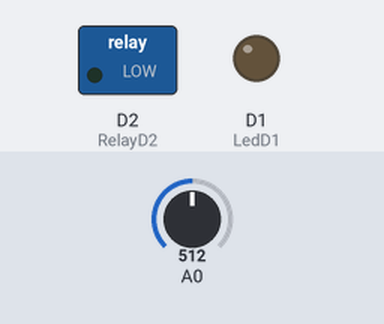
Recording of a sketch running on a simulated ESP8266 (NodeMCU). Shown: switched loads named in the sketch (green lamp = pin HIGH), output pins drawn as LEDs (lit = HIGH). Dashed ring = blinking. The inputs (shaded band) are chosen by the test bench; at power-on: A0 = 512. WiFi joins after 1.5 s; servers stay silent unless stated; what the sketch prints to the serial monitor is not drawn.

Above: at 2.7 s.
2.8 s: A0 set to 263
5.0 s: A0 set to 233
At 5.9 s:
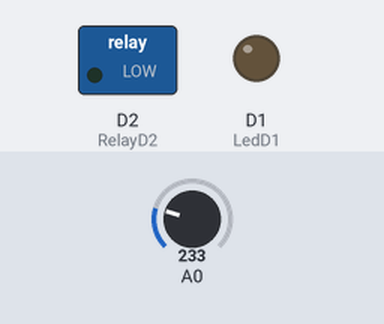
6.5 s: A0 set to 260
At 9.3 s:
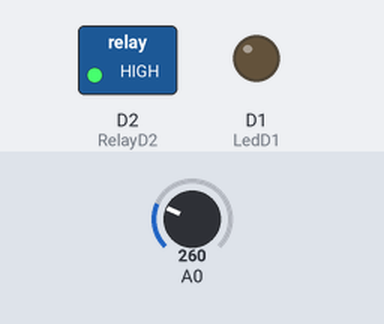
9.5 s: A0 set to 240
At 10.2 s:
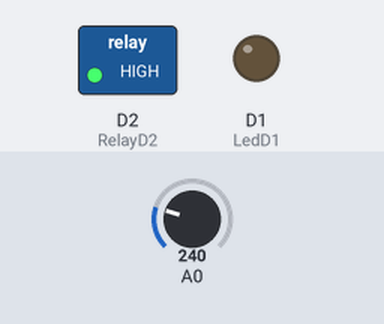
Timing chart, 0 to 12.0 s (numbered marks = the images above; inputs shaded):
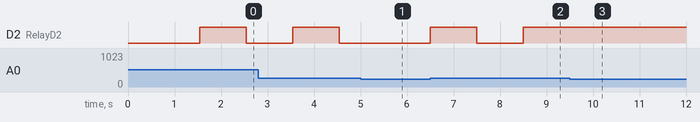

The sketch:

20181006_temperature_sound_spring.ino
```cpp
/*
  Using ESP8266 (Humidity, Temperature, Sound-LED), to connect to Firebase
  read value of Humidity, Temperature and Sound, then send the values to Firebase

  Depends on the following Arduino libraries:
      1. FirebaseArduino: https://github.com/FirebaseExtended/firebase-arduino
      2. Adafruit Unified Sensor Library: https://github.com/adafruit/Adafruit_Sensor
      3. DHT Sensor Library: https://github.com/adafruit/DHT-sensor-library

  Note:
    how does it work
    step 1: make a sound that valumne is greater then 250
    step 2: change the LED, read Humidity, Temperature and MagneticSring
*/
#include <EEPROM.h>
#include <ESP8266WiFi.h>
#include <FirebaseArduino.h>

// include DHT11 (Humidity, Temperature)
#include <Adafruit_Sensor.h>
#include <DHT.h>
#include <DHT_U.h>

// Set connection information.
#define FIREBASE_HOST "arduino-ff0bc.firebaseio.com"
#define FIREBASE_AUTH "qGXsCir7KVVbAe2H4DVwWJBgulLThlfHBiA1inqZ"
//#define WIFI_SSID "admin"
//#define WIFI_PASSWORD "leochenviewaa"
#define WIFI_SSID "IOT505"
#define WIFI_PASSWORD "12345678"
//#define WIFI_SSID "505-AP"
//#define WIFI_PASSWORD "mis505505"

// Set pin value
#define READ_PIND3 0    // GPIO: 0,  d1 min:D3
#define READ_PIND4 2  // GPIO: 2,  d1 min:D4
#define LedD1 5       // GPIO: 5,  d1 min D1
#define RelayD2 4     // GPIO: 4,  d1 min D2

#define DHTPIN            D0        // Pin which is connected to the DHT sensor.
#define DHTTYPE           DHT11     // DHT 11
#define soundSensor       A0

#define FirebaseTemperature "iot0901/Temperature"
#define FirebaseHumidity "iot0901/Humidity"
#define FirebaseSound_LED "iot0901/Sound_LED"
#define FirebaseWindow "iot0901/Window"

// initialize DHT
DHT_Unified dht(DHTPIN, DHTTYPE);
uint32_t delayMS;
unsigned long previousTime = 0;
bool currentLedValue = false;

void setup() {
  Serial.begin(115200);
  Serial.println();
  initialWifi();
  initialFirebase();
  initialTemperatureHumidity();

  // initialize pin
//  pinMode(READ_PIN, INPUT);           // set pin to input
//  digitalWrite(READ_PIN, HIGH);       // turn on pullup resistors
  pinMode(READ_PIND3, INPUT_PULLUP);
  pinMode(READ_PIND4, INPUT_PULLUP);
  pinMode(LedD1, OUTPUT) ;
  pinMode(RelayD2, OUTPUT) ;
}

void initialWifi(){
 // We start by connecting to a WiFi network
  Serial.println();
  Serial.println();
  Serial.print("Connecting to ");
  Serial.println(WIFI_SSID);

  // connect to wifi.
  WiFi.begin(WIFI_SSID, WIFI_PASSWORD);
  Serial.print("connecting");
  while (WiFi.status() != WL_CONNECTED) {
    Serial.print(".");
    delay(500);
  }

  Serial.println("");
  Serial.println("WiFi connected");
  Serial.print("IP address: ");
  Serial.println(WiFi.localIP());
}

void initialFirebase(){
  Firebase.begin(FIREBASE_HOST, FIREBASE_AUTH);
//Firebase.begin(FIREBASE_HOST);
}

void initialTemperatureHumidity() {
  // Initialize device.
  dht.begin();
  Serial.println("DHTxx Unified Sensor Example");
  // Print temperature sensor details.
  sensor_t sensor;
  dht.temperature().getSensor(&sensor);
  Serial.println("------------------------------------");
  Serial.println("Temperature");
  Serial.print  ("Sensor:       "); Serial.println(sensor.name);
  Serial.print  ("Driver Ver:   "); Serial.println(sensor.version);
  Serial.print  ("Unique ID:    "); Serial.println(sensor.sensor_id);
  Serial.print  ("Max Value:    "); Serial.print(sensor.max_value); Serial.println(" *C");
  Serial.print  ("Min Value:    "); Serial.print(sensor.min_value); Serial.println(" *C");
  Serial.print  ("Resolution:   "); Serial.print(sensor.resolution); Serial.println(" *C");
  Serial.println("------------------------------------");
  // Print humidity sensor details.
  dht.humidity().getSensor(&sensor);
  Serial.println("------------------------------------");
  Serial.println("Humidity");
  Serial.print  ("Sensor:       "); Serial.println(sensor.name);
  Serial.print  ("Driver Ver:   "); Serial.println(sensor.version);
  Serial.print  ("Unique ID:    "); Serial.println(sensor.sensor_id);
  Serial.print  ("Max Value:    "); Serial.print(sensor.max_value); Serial.println("%");
  Serial.print  ("Min Value:    "); Serial.print(sensor.min_value); Serial.println("%");
  Serial.print  ("Resolution:   "); Serial.print(sensor.resolution); Serial.println("%");
  Serial.println("------------------------------------");
  // Set delay between sensor readings based on sensor details.
  delayMS = sensor.min_delay / 1000;
}


void loop() {
//  readTemperatureHumidity();
//  readMagneticSring();
//  readSwitch();

  int soundValue = analogRead(A0);
  if (soundValue >250){
    Serial.print("Sound:");
    Serial.println(soundValue);
    unsigned long currentTime = millis();
    if (abs(currentTime - previousTime) > 1000) {
      previousTime = currentTime;
      setLEDStatus();
     // readMagneticSring();
    }
  }
}

void setLEDStatus(){
    currentLedValue = !currentLedValue;
    digitalWrite(RelayD2, currentLedValue);
    Serial.println(String("Relay Change.....") + currentLedValue);
    if (currentLedValue)
      Firebase.setString(FirebaseSound_LED, "On");
    else
      Firebase.setString(FirebaseSound_LED, "Off");

//    Firebase.setBool(FirebaseSound_LED, currentLedValue);
    if (Firebase.failed()) {
      Serial.print("setLEDStatus setting /number failed:");
      Serial.println(Firebase.error());
  }
}

void readTemperatureHumidity(){
  // Delay between measurements.
  delay(delayMS);
  // Get temperature event and print its value.
  sensors_event_t event;
  dht.temperature().getEvent(&event);
  if (isnan(event.temperature)) {
    Serial.println("Error reading temperature!");
  }
  else {
    Serial.print("Temperature: ");
    Serial.print(event.temperature);
    Serial.println(" *C");
    Firebase.setFloat(FirebaseTemperature, event.temperature);
  }
  // Get humidity event and print its value.
  dht.humidity().getEvent(&event);
  if (isnan(event.relative_humidity)) {
    Serial.println("Error reading humidity!");
  }
  else {
    Serial.print("Humidity: ");
    Serial.print(event.relative_humidity);
    Serial.println("%");
    Firebase.setFloat(FirebaseHumidity, event.relative_humidity);
  }
}

void readMagneticSring(){
  bool switchValue = !digitalRead(READ_PIND4);
  if (!switchValue){
    Serial.println("************Magnetic spring value is opened");
    Firebase.setString(FirebaseWindow, "Open");
  }
  else {
    Serial.println("************Magnetic spring value is closed");
    Firebase.setString(FirebaseWindow, "Close");
  }
  if (Firebase.failed()) {
    Serial.print("readMagneticSring setting /number failed:");
    Serial.println(Firebase.error());
  }
}

// setup pullup on READ_PIND3
void readSwitch(){
  bool switchValue = !digitalRead(READ_PIND3);
  if (switchValue){
    Serial.println("************Switch is pressed");
//    Firebase.setString(FirebaseWindow, "Open");
  }
  else {
//    Firebase.setString(FirebaseWindow, "Close");
  }
}
```

Measured:
- the behaviour switches between 251 and 250 on A0 (found by bisection; images 0 and 1)
- after the input at 5.0 s, D2 (RelayD2): stays LOW (without the input it goes to HIGH after 0.54 s)
- after the input at 6.5 s, D2 (RelayD2): LOW → HIGH at once, → LOW 1.0 s later, → HIGH 1.0 s later
- after the input at 9.5 s, D2 (RelayD2): stays HIGH (without the input it goes to LOW after 0.00 s)
